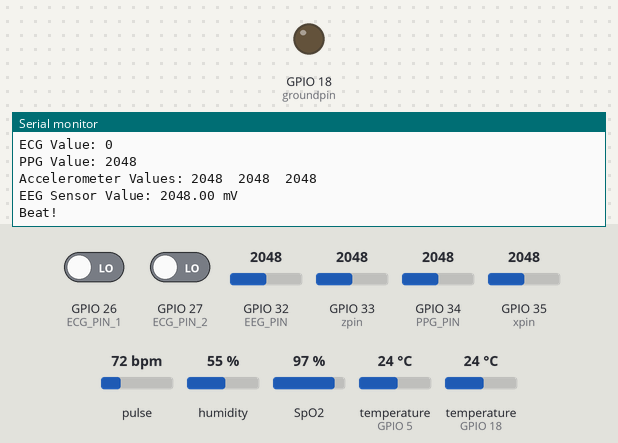
A sketch run on a simulated ESP32. Shown: output pins drawn as LEDs (lit = HIGH), the last lines printed to the serial monitor. Inputs (shaded band) come from the test bench; at power-on: pulse 72 bpm, humidity 55 %, temperature (sensors on GPIO 5, GPIO 18) 24 °C, GPIO 32 (EEG_PIN) = 2048, GPIO 33 (zpin) = 2048, GPIO 34 (PPG_PIN) = 2048, GPIO 26 (ECG_PIN_1) LOW, GPIO 27 (ECG_PIN_2) LOW, GPIO 35 (xpin) = 2048, SpO2 97 %. WiFi joins after 1.5 s; servers stay silent unless stated; pins used as bus, display or sensor lines are not drawn.

Above: at 3.2 s.
3.3 s: pulse set to 42 bpm
4.8 s: humidity set to 22 %
6.3 s: temperature (sensor on GPIO 5) set to 12 °C
7.8 s: GPIO 32 (EEG_PIN) set to 2866
At 8.6 s:
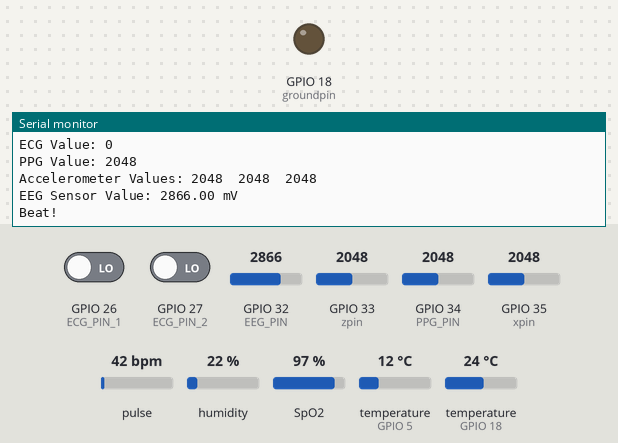
9.3 s: GPIO 33 (zpin) set to 2866
At 10.6 s:
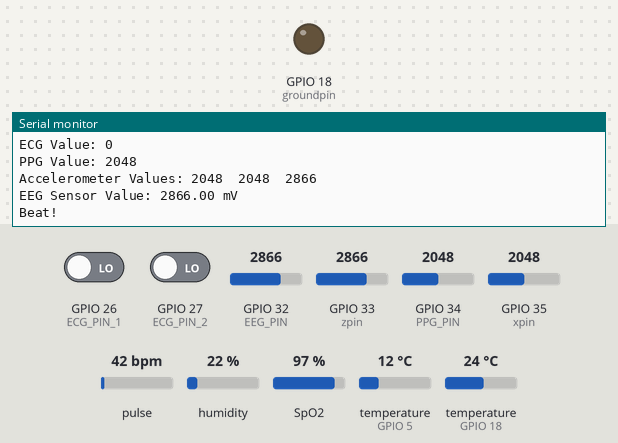
10.8 s: GPIO 34 (PPG_PIN) set to 2866
At 13.0 s:
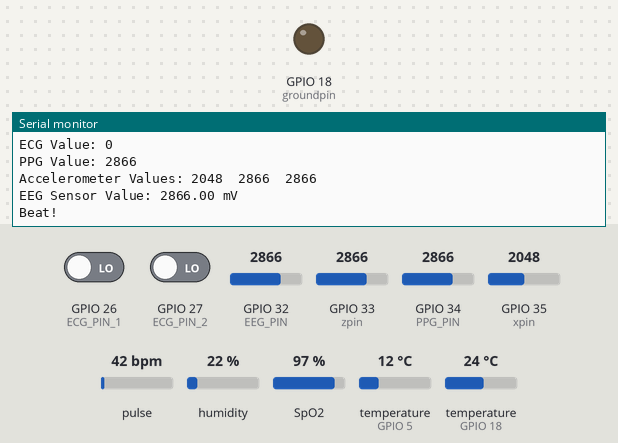

The sketch:

health_monitor.ino
```cpp
#include <WiFi.h>
#include <WebServer.h>
#include <Wire.h>
#include "MAX30100_PulseOximeter.h"
#include <OneWire.h>
#include <DallasTemperature.h>
#include <dht.h>

#define DHT11_PIN 18
#define DS18B20 5
#define REPORTING_PERIOD_MS 1000

float temperature, humidity, BPM, SpO2, bodytemperature;
int ecgValue, ppgValue;
int xValue, yValue, zValue;

const char *ssid = "Alexahome"; // Enter SSID here
const char *password = "12345678"; // Enter Password here

dht DHT;
PulseOximeter pox;
uint32_t tsLastReport = 0;
OneWire oneWire(DS18B20);
DallasTemperature sensors(&oneWire);

#define ECG_PIN_1 26
#define ECG_PIN_2 27
#define PPG_PIN 34
#define EEG_PIN 32
const int groundpin = 18;
const int powerpin = 19;
const int xpin = 35;
const int ypin = 34;
const int zpin = 33;

WebServer server(80);

void onBeatDetected()
{
  Serial.println("Beat!");
}

void setup()
{
  Serial.begin(115200);
  pinMode(groundpin, OUTPUT);
  pinMode(powerpin, OUTPUT);
  digitalWrite(groundpin, LOW);
  digitalWrite(powerpin, HIGH);

  Serial.println("Connecting to ");
  Serial.println(ssid);

  WiFi.begin(ssid, password);

  while (WiFi.status() != WL_CONNECTED)
  {
    delay(1000);
    Serial.print(".");
  }
  Serial.println("");
  Serial.println("WiFi connected..!");
  Serial.print("Got IP: ");
  Serial.println(WiFi.localIP());

  server.on("/", handle_OnConnect);
  server.onNotFound(handle_NotFound);

  server.begin();
  Serial.println("HTTP server started");

  Serial.print("Initializing pulse oximeter..");

  if (!pox.begin())
  {
    Serial.println("FAILED");
    for (;;)
      ;
  }
  else
  {
    Serial.println("SUCCESS");
    pox.setOnBeatDetectedCallback(onBeatDetected);
  }

  pox.setIRLedCurrent(MAX30100_LED_CURR_7_6MA);
}

void loop()
{
  server.handleClient();
  pox.update();
  sensors.requestTemperatures();
  int chk = DHT.read11(DHT11_PIN);

  temperature = DHT.temperature;
  humidity = DHT.humidity;
  BPM = pox.getHeartRate();
  SpO2 = pox.getSpO2();
  bodytemperature = sensors.getTempCByIndex(0);

  ecgValue = digitalRead(ECG_PIN_1) || digitalRead(ECG_PIN_2);
  ppgValue = analogRead(PPG_PIN);

  xValue = analogRead(xpin);
  yValue = analogRead(ypin);
  zValue = analogRead(zpin);

  float sensorValue = analogRead(EEG_PIN);
  float millivolt = (sensorValue / 4095.0) * 3300.0; // Assuming 12-bit ADC and 3.3V reference

  if (millis() - tsLastReport > REPORTING_PERIOD_MS)
  {
    Serial.print("Room Temperature: ");
    Serial.print(DHT.temperature);
    Serial.println("°C");

    Serial.print("Room Humidity: ");
    Serial.print(DHT.humidity);
    Serial.println("%");

    Serial.print("BPM: ");
    Serial.println(BPM);

    Serial.print("SpO2: ");
    Serial.print(SpO2);
    Serial.println("%");

    Serial.print("Body Temperature: ");
    Serial.print(bodytemperature);
    Serial.println("°C");

    Serial.print("ECG Value: ");
    Serial.println(ecgValue);

    Serial.print("PPG Value: ");
    Serial.println(ppgValue);

    Serial.print("Accelerometer Values: ");
    Serial.print(xValue);
    Serial.print("\t");
    Serial.print(yValue);
    Serial.print("\t");
    Serial.println(zValue);

    Serial.print("EEG Sensor Value: ");
    Serial.print(sensorValue);
    Serial.println(" mV");

    tsLastReport = millis();
  }

  delay(100);
}

void handle_OnConnect()
{
  server.send(200, "text/html", SendHTML(temperature, humidity, BPM, SpO2, bodytemperature, ecgValue, ppgValue, xValue, yValue, zValue));
}

void handle_NotFound()
{
  server.send(404, "text/plain", "Not found");
}

String SendHTML(float temperature, float humidity, float BPM, float SpO2, float bodytemperature, int ecgValue, int ppgValue, int xValue, int yValue, int zValue)
{
  String ptr = "<!DOCTYPE html>";
  // ... (rest of the HTML code is the same as before)
  return ptr;
}
```

Measured:
- after the input at 7.8 s, the serial monitor: prints a new line after 0.37 s (image 1)
- after the input at 9.3 s, the serial monitor: prints a new line after 0.66 s (image 2)
- after the input at 10.8 s, the serial monitor: prints a new line after 0.95 s (image 3)
